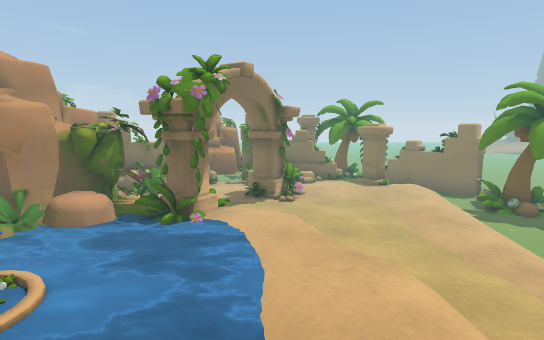
view 1 (above)

24 first-person views from a walk through a Unity game level. The camera is 1.4 m above the floor, tilts 8° down and sees 80° across. The floor is counted in squares, 1 m on a side. Each view is taken from the middle of a square. On the plan, view 1 faces up. The plan holds only what a view shows up to about 15 squares ahead; the rest is blank. The place goes on beyond the plan. The player character is not drawn. Some animated figures are not drawn. Some surface patterns are stand-ins.

view 2
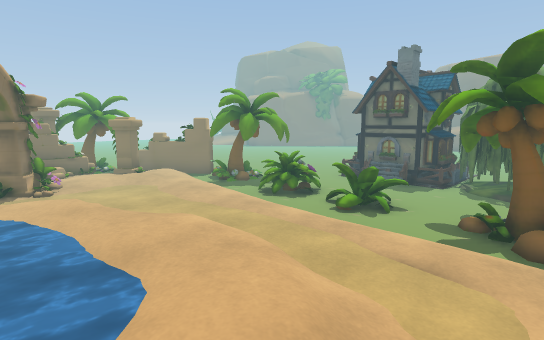

view 3
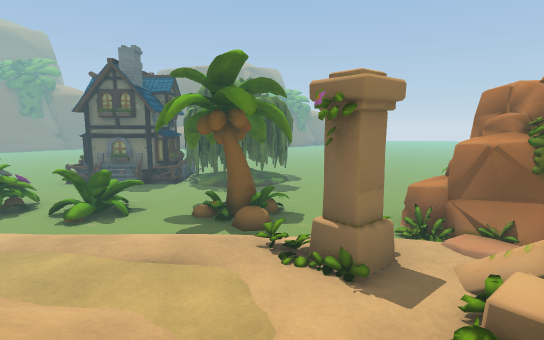

view 4
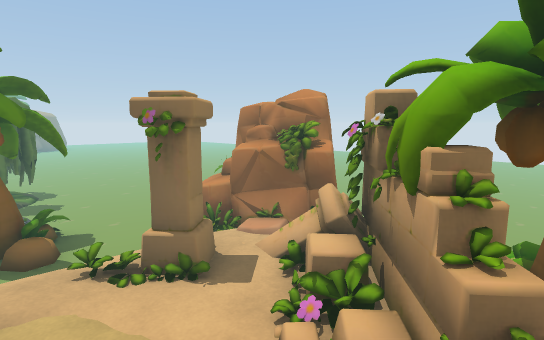

view 5
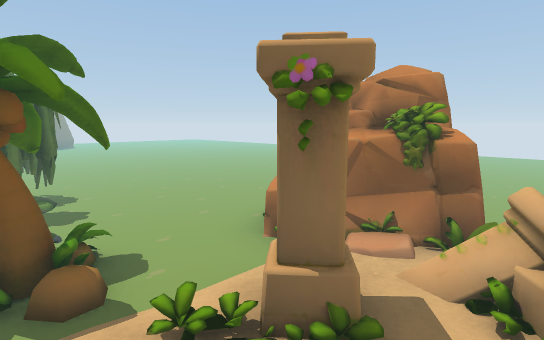

view 6
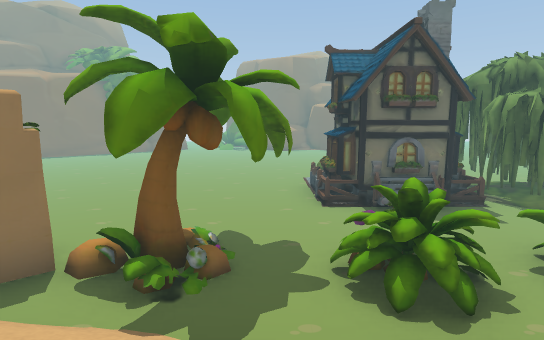

view 7
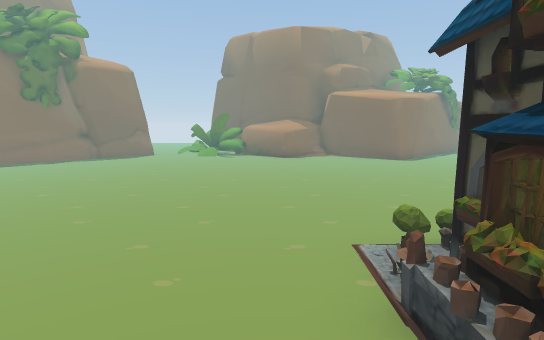

view 8
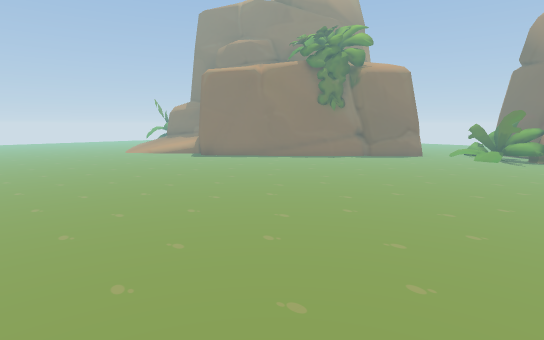

view 9
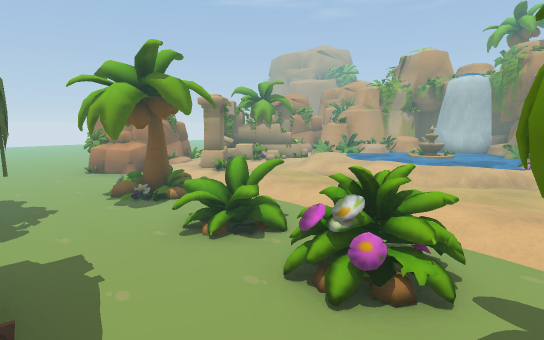

view 10
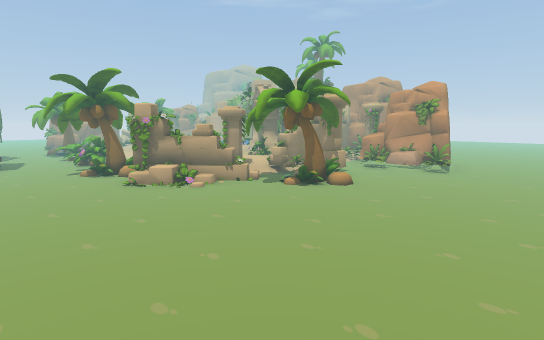

view 11
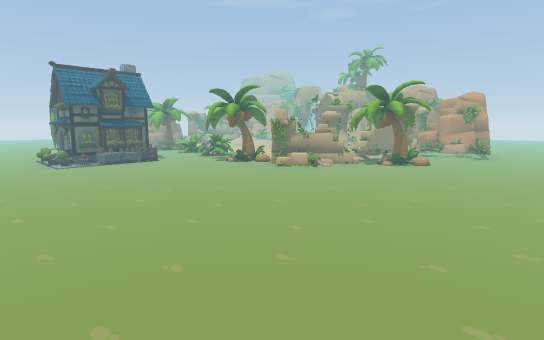

view 12
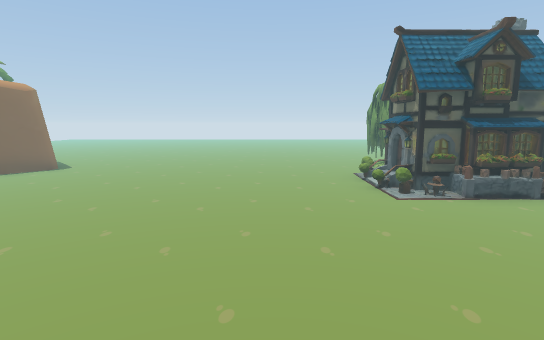

view 13
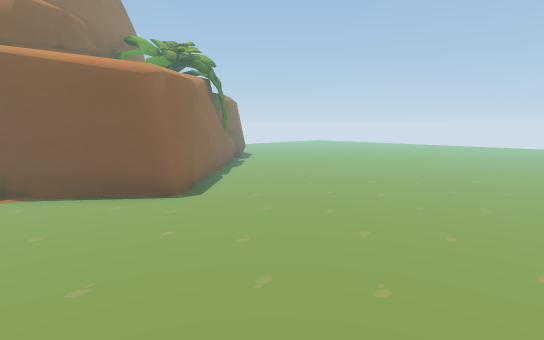

view 14
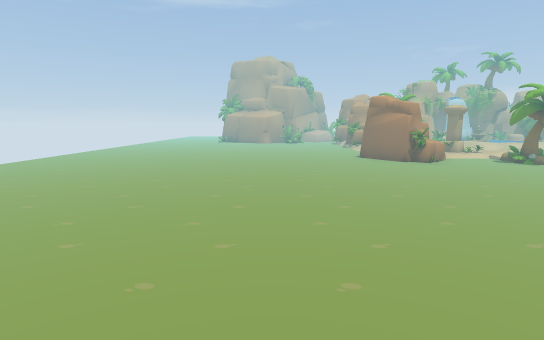

view 15
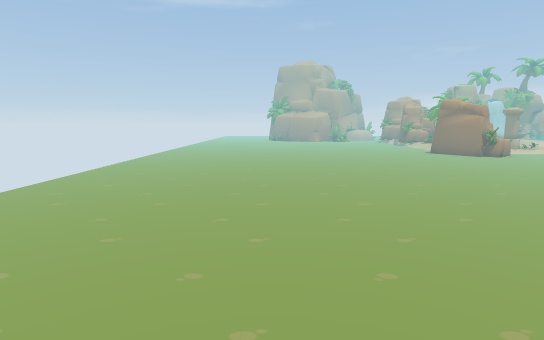

view 16
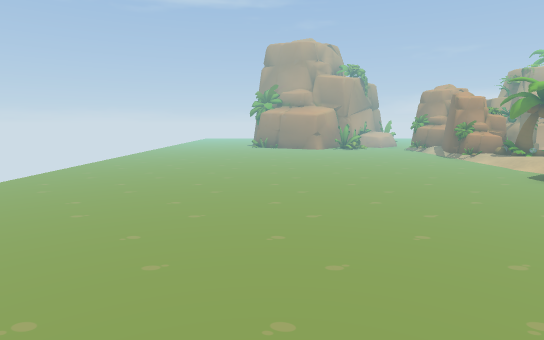

view 17
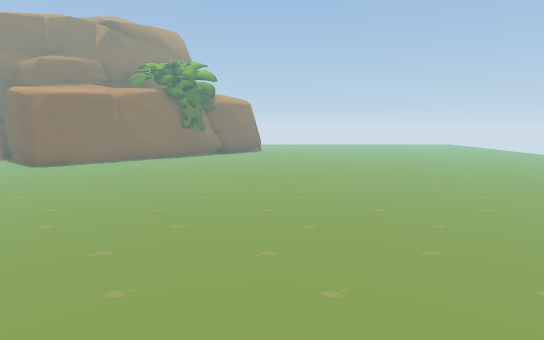

view 18
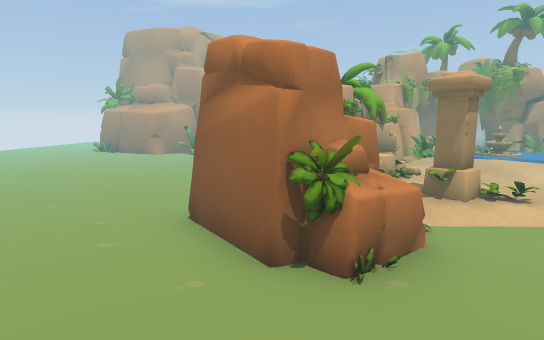

view 19
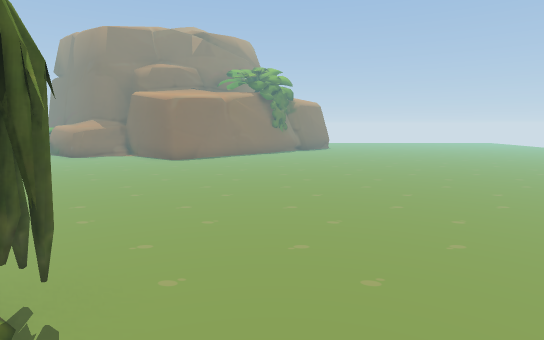

view 20
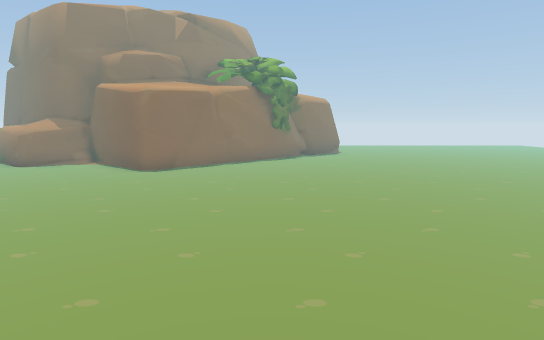

view 21
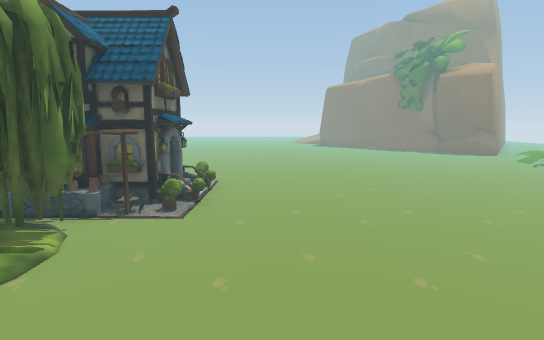

view 22
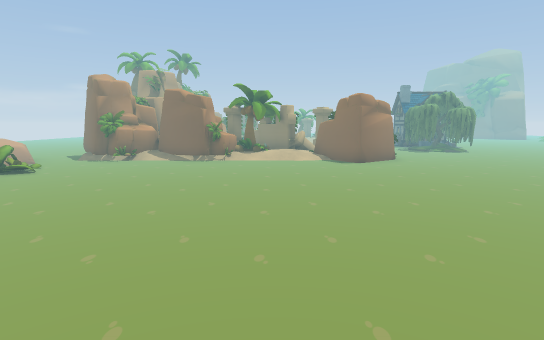

view 23
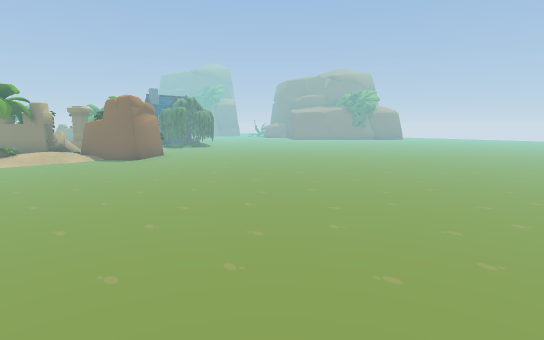

view 24
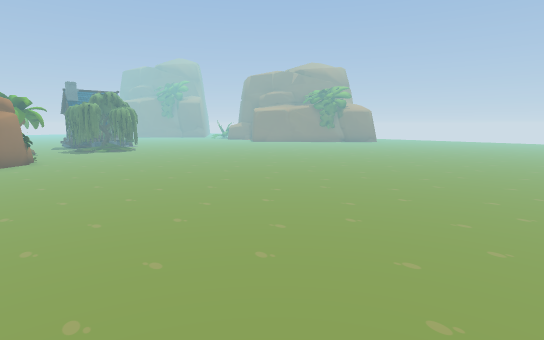

### Floor plan
Key: @ floor where view 1 was taken; # wall or solid block; x gap in a wall; . main floor; : floor 0.25 m higher than the main floor; + floor 0.5 m higher than the main floor; / step, stairs or slope; = window, fence, low wall or low ledge; ~ water the walk can cross; ≈ water the walk keeps out of; ^ raised ledge; v drop or lower ground; O other object.
Columns run from 4 left of view 1 to 23 right of it. Each row starts with its distance up from view 1.
 17        ...............##
 16 .......................##
 15 ........................##
 14 ..##.....................#
 13 x###.....................##
 12  ###.#OOO.................##
 11  ##=.#OOO...................
 10  #=##^/v==.................:
  9 ##### :#/##................#
  8    ###:://O................#
  7    ##:::/OOO...............^
  6 #^##::::/OOO..............=^
  5 #x##+:::/OO..OOO..........^#
  4 ≈~::+:::.O..O###...........#
  3 ≈~≈:++::.O..O###..........##
  2 OO≈:++::.O...OOO..........#
  1 #≈≈:++::.OO.OOOO.........##
  0 ##≈+@/::.OOOOOO...........##
 -1 ###/::://OO.OOO............#
 -2  #=OO//#......O............#
 -3  ##O##+#=...................
 -4  ##OO####=..................
 -5 ###///####..................
 -6 .......##...................
 -7 ............................
 -8 ............................
 -9 ............................
-10 ............................
-11 ............................
-12 ............................
-13 ............................
-14 ............................
-15 ............................
-16 ............................
-17 ............................
-18 ........................
-19 ...................

Where each view was taken, in squares from view 1:
view 1: 0 up, 0 right, facing up
view 2: 1 down, 1 left, facing up-right
view 3: 1 down, 1 left, facing right
view 4: 0 up, 1 left, facing down-right
view 5: 0 up, 1 right, facing down-right
view 6: 6 up, 2 right, facing right
view 7: 6 up, 8 right, facing right
view 8: 6 up, 8 right, facing up-right
view 9: 6 up, 8 right, facing down-left
view 10: 17 up, 9 right, facing down-left
view 11: 17 up, 14 right, facing down-left
view 12: 11 up, 14 right, facing down
view 13: 4 up, 15 right, facing down-right
view 14: 10 down, 17 right, facing left
view 15: 14 down, 19 right, facing left
view 16: 13 down, 11 right, facing left
view 17: 7 down, 10 right, facing right
view 18: 5 down, 8 right, facing left
view 19: 3 down, 8 right, facing right
view 20: 3 down, 11 right, facing right
view 21: 3 down, 13 right, facing up
view 22: 18 down, 0 right, facing up
view 23: 19 down, 2 left, facing up-right
view 24: 19 down, 3 right, facing up-right
